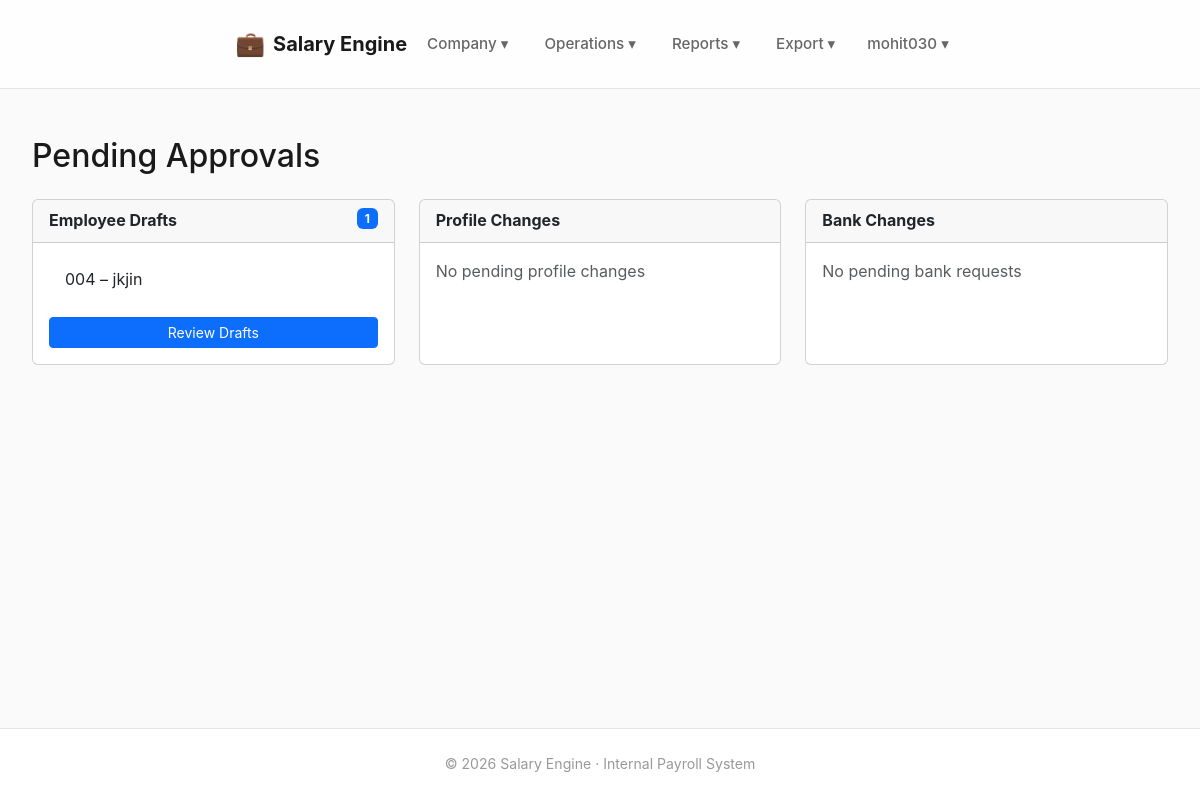
The page /dashboard/approvals/ (signed in) on the database as committed earlier.
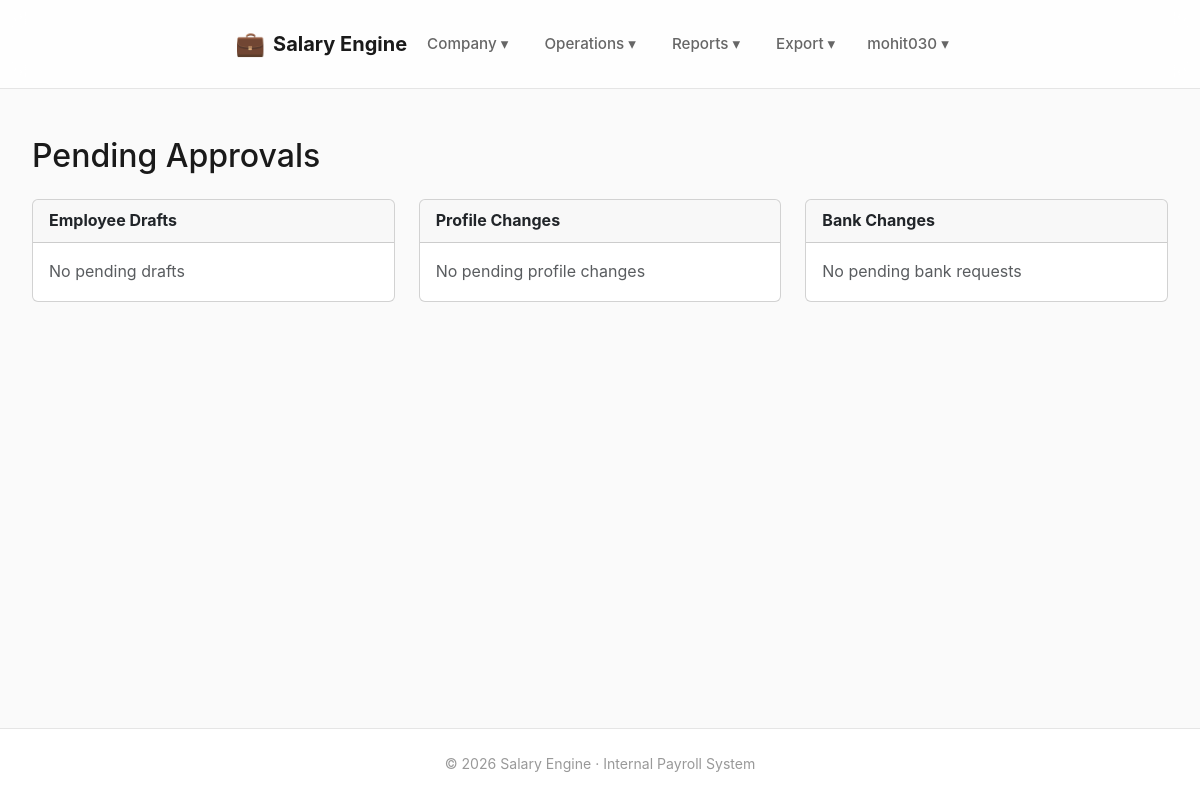
The same page on the database as committed later.
### employees/models.py (models this page shows)
class EmployeeDraft(models.Model):
    STATUS_CHOICES = [
        ("PENDING", "Pending Approval"),
        ("APPROVED", "Approved"),
        ("REJECTED", "Rejected"),
    ]
    company = models.ForeignKey(Company, on_delete=models.PROTECT)
    emp_code = models.CharField(max_length=50)
    name = models.CharField(max_length=200)
    father_name = models.CharField(max_length=200, blank=True)
    uan_number = models.CharField(max_length=20, null=True, blank=True)
    esic_number = models.CharField(max_length=20, null=True, blank=True)
    document_number = models.CharField(max_length=50, null=True, blank=True)
    joining_date = models.DateField()
    default_salary = models.DecimalField(
        max_digits=10,
        decimal_places=2,
        null=True,
        blank=True
    )
    created_by = models.ForeignKey(
        User,
        on_delete=models.SET_NULL,
        null=True,
        related_name="employee_drafts"
    )
    status = models.CharField(
        max_length=20,
        choices=STATUS_CHOICES,
        default="PENDING"
    )
    created_at = models.DateTimeField(auto_now_add=True)
    class Meta:
        unique_together = ("company", "emp_code")

### dashboard/views.py (the view)
# urls.py: path("approvals/", views.approvals_dashboard, name="approvals")
@login_required
def approvals_dashboard(request):
    if not request.user.is_staff:
        raise PermissionDenied
    context = {
        "employee_drafts": EmployeeDraft.objects.filter(
            status="PENDING"
        )[:10],
        "employee_changes": EmployeeChangeRequest.objects.filter(
            status="PENDING"
        )[:10],
        "bank_changes": BankChangeRequest.objects.filter(
            status="PENDING"
        )[:10],
    }
    return render(request, "dashboard/approvals.html", context)

### dashboard/context_processors.py (called while the page is built)
def approval_badges(request):
    if not request.user.is_authenticated or not request.user.is_staff:
        return {}
    return {
        "approval_badges": {
            "employee_drafts": EmployeeDraft.objects.filter(status="PENDING").count(),
            "employee_changes": EmployeeChangeRequest.objects.filter(status="PENDING").count(),
            "bank_changes": BankChangeRequest.objects.filter(status="PENDING").count(),
        }
    }

### templates/dashboard/approvals.html (shortened to what this page needs)
{% extends "base.html" %}
{% block content %}
<h2 class="mb-4">Pending Approvals</h2>
<div class="row g-4">
  <div class="col-md-4">
    <div class="card h-100">
      <div class="card-header fw-bold">
        Employee Drafts
        {% if employee_drafts %}
          <span class="badge bg-primary float-end">
            {{ employee_drafts|length }}
          </span>
        {% endif %}
      </div>
      <div class="card-body d-flex flex-column">
        {% if employee_drafts %}
          <ul class="list-group list-group-flush mb-3">
            {% for d in employee_drafts %}
              <li class="list-group-item">
                {{ d.emp_code }} – {{ d.name }}
              </li>
            {% endfor %}
          </ul>
          <a href="{% url 'employees:employee_draft_approval_list' %}"
             class="btn btn-sm btn-primary mt-auto">
            Review Drafts
          </a>
        {% else %}
          <p class="text-muted mb-0">No pending drafts</p>
        {% endif %}
      </div>
    </div>
  </div>
  <div class="col-md-4">
    <div class="card h-100">
      <div class="card-header fw-bold">
        Profile Changes
      </div>
      <div class="card-body d-flex flex-column">
        {% if employee_changes %}
          <ul class="list-group list-group-flush mb-3">
            {% for c in employee_changes %}
              <li class="list-group-item">
                {{ c.employee.emp_code }} – {{ c.employee.name }}
              </li>
            {% endfor %}
          </ul>
          <a href="{% url 'employees:employee_list' %}"
             class="btn btn-sm btn-warning mt-auto">
            Review Profile Changes
          </a>
        {% else %}
          <p class="text-muted mb-0">No pending profile changes</p>
        {% endif %}
      </div>
    </div>
  </div>
  <div class="col-md-4">
    <div class="card h-100">
      <div class="card-header fw-bold">
        Bank Changes
      </div>
      <div class="card-body d-flex flex-column">
        {% if bank_changes %}
          <ul class="list-group list-group-flush mb-3">
            {% for b in bank_changes %}
              <li class="list-group-item">
                {{ b.employee.emp_code }} – {{ b.employee.name }}
              </li>
            {% endfor %}
          </ul>
          <a href="{% url 'banking:bank_change_approval_list' %}"
             class="btn btn-sm btn-info mt-auto">
            Review Bank Requests
          </a>
        {% else %}
          <p class="text-muted mb-0">No pending bank requests</p>
        {% endif %}
      </div>
    </div>
  </div>
</div>
{% endblock %}

Rows that differ between the two databases and show on the page:
no longer on this page (row edited): EmployeeDraft: emp_code "004", name "jkjin"
Other text that changed with them:
{{ employee_drafts|length }}: "1" → (not shown)
text no longer shown: "Review Drafts"
text now shown: "No pending drafts"
